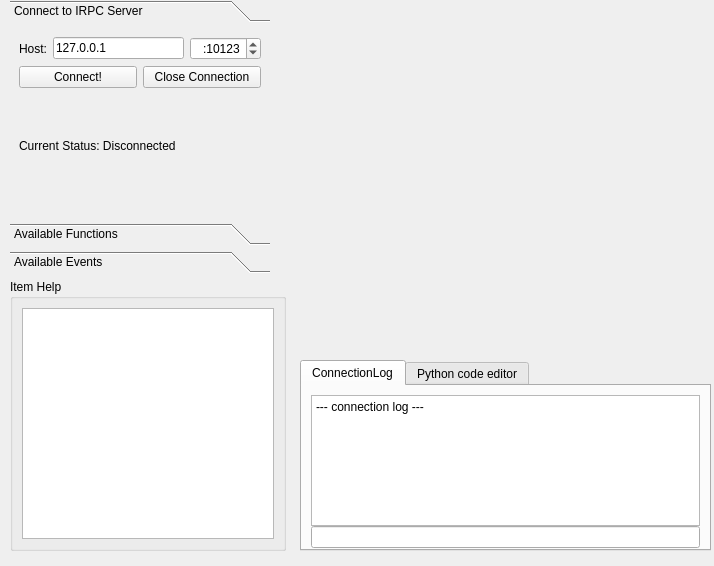
<?xml version="1.0" encoding="UTF-8"?>
<ui version="4.0">
 <class>navigator</class>
 <widget class="QWidget" name="navigator">
  <property name="geometry">
   <rect>
    <x>0</x>
    <y>0</y>
    <width>714</width>
    <height>566</height>
   </rect>
  </property>
  <property name="windowTitle">
   <string>Navigator</string>
  </property>
  <widget class="QTabWidget" name="tabWidget">
   <property name="geometry">
    <rect>
     <x>300</x>
     <y>360</y>
     <width>411</width>
     <height>191</height>
    </rect>
   </property>
   <property name="sizePolicy">
    <sizepolicy hsizetype="Expanding" vsizetype="Minimum">
     <horstretch>0</horstretch>
     <verstretch>0</verstretch>
    </sizepolicy>
   </property>
   <property name="maximumSize">
    <size>
     <width>16777215</width>
     <height>200</height>
    </size>
   </property>
   <property name="currentIndex">
    <number>0</number>
   </property>
   <widget class="QWidget" name="tab">
    <attribute name="title">
     <string>ConnectionLog</string>
    </attribute>
    <layout class="QVBoxLayout" name="verticalLayout_6">
     <property name="spacing">
      <number>0</number>
     </property>
     <property name="bottomMargin">
      <number>1</number>
     </property>
     <item>
      <widget class="QTextBrowser" name="textBrowser_2">
       <property name="html">
        <string>&lt;!DOCTYPE HTML PUBLIC &quot;-//W3C//DTD HTML 4.0//EN&quot; &quot;http://www.w3.org/TR/REC-html40/strict.dtd&quot;&gt;
&lt;html&gt;&lt;head&gt;&lt;meta name=&quot;qrichtext&quot; content=&quot;1&quot; /&gt;&lt;style type=&quot;text/css&quot;&gt;
p, li { white-space: pre-wrap; }
&lt;/style&gt;&lt;/head&gt;&lt;body style=&quot; font-family:'DejaVu Sans'; font-size:9pt; font-weight:400; font-style:normal;&quot;&gt;
&lt;p style=&quot; margin-top:0px; margin-bottom:0px; margin-left:0px; margin-right:0px; -qt-block-indent:0; text-indent:0px;&quot;&gt;--- connection log ---&lt;/p&gt;
&lt;p style=&quot;-qt-paragraph-type:empty; margin-top:0px; margin-bottom:0px; margin-left:0px; margin-right:0px; -qt-block-indent:0; text-indent:0px;&quot;&gt;&lt;/p&gt;&lt;/body&gt;&lt;/html&gt;</string>
       </property>
      </widget>
     </item>
     <item>
      <widget class="QLineEdit" name="lineEdit">
       <property name="text">
        <string notr="true"/>
       </property>
       <property name="frame">
        <bool>true</bool>
       </property>
      </widget>
     </item>
    </layout>
   </widget>
   <widget class="QWidget" name="tab_2">
    <attribute name="title">
     <string>Python code editor</string>
    </attribute>
    <layout class="QVBoxLayout" name="verticalLayout_7">
     <item>
      <widget class="QPlainTextEdit" name="plainTextEdit"/>
     </item>
    </layout>
   </widget>
  </widget>
  <widget class="QWidget" name="">
   <property name="geometry">
    <rect>
     <x>10</x>
     <y>0</y>
     <width>276</width>
     <height>551</height>
    </rect>
   </property>
   <layout class="QVBoxLayout" name="verticalLayout_5">
    <item>
     <widget class="QToolBox" name="toolBox">
      <property name="sizePolicy">
       <sizepolicy hsizetype="Minimum" vsizetype="Preferred">
        <horstretch>0</horstretch>
        <verstretch>0</verstretch>
       </sizepolicy>
      </property>
      <property name="maximumSize">
       <size>
        <width>260</width>
        <height>16777215</height>
       </size>
      </property>
      <widget class="QWidget" name="toolBoxPage1" native="true">
       <property name="enabled">
        <bool>true</bool>
       </property>
       <property name="accessibleName">
        <string>asd</string>
       </property>
       <property name="accessibleDescription">
        <string>asd</string>
       </property>
       <property name="autoFillBackground">
        <bool>false</bool>
       </property>
       <attribute name="label">
        <string>Connect to IRPC Server</string>
       </attribute>
       <layout class="QVBoxLayout" name="verticalLayout_2">
        <item>
         <layout class="QHBoxLayout" name="horizontalLayout_3">
          <item>
           <widget class="QLabel" name="label">
            <property name="text">
             <string>Host:</string>
            </property>
           </widget>
          </item>
          <item>
           <widget class="QLineEdit" name="txtHost">
            <property name="text">
             <string>127.0.0.1</string>
            </property>
           </widget>
          </item>
          <item>
           <widget class="QSpinBox" name="spnPort">
            <property name="alignment">
             <set>Qt::AlignRight|Qt::AlignTrailing|Qt::AlignVCenter</set>
            </property>
            <property name="prefix">
             <string>:</string>
            </property>
            <property name="minimum">
             <number>1</number>
            </property>
            <property name="maximum">
             <number>655535</number>
            </property>
            <property name="value">
             <number>10123</number>
            </property>
           </widget>
          </item>
         </layout>
        </item>
        <item>
         <layout class="QHBoxLayout" name="horizontalLayout_2">
          <item>
           <widget class="QPushButton" name="btnConnect">
            <property name="text">
             <string>Connect!</string>
            </property>
           </widget>
          </item>
          <item>
           <widget class="QPushButton" name="pushButton">
            <property name="text">
             <string>Close Connection</string>
            </property>
           </widget>
          </item>
         </layout>
        </item>
        <item>
         <widget class="QLabel" name="lblStatus">
          <property name="text">
           <string>Current Status: Disconnected</string>
          </property>
         </widget>
        </item>
        <item>
         <spacer name="verticalSpacer">
          <property name="orientation">
           <enum>Qt::Vertical</enum>
          </property>
          <property name="sizeType">
           <enum>QSizePolicy::Preferred</enum>
          </property>
          <property name="sizeHint" stdset="0">
           <size>
            <width>20</width>
            <height>10</height>
           </size>
          </property>
         </spacer>
        </item>
       </layout>
      </widget>
      <widget class="QWidget" name="toolBoxPage2" native="true">
       <attribute name="label">
        <string>Available Functions</string>
       </attribute>
       <layout class="QVBoxLayout" name="verticalLayout">
        <item>
         <widget class="QListWidget" name="listWidget">
          <property name="verticalScrollBarPolicy">
           <enum>Qt::ScrollBarAlwaysOn</enum>
          </property>
          <property name="alternatingRowColors">
           <bool>true</bool>
          </property>
          <item>
           <property name="text">
            <string>getFunctionList</string>
           </property>
          </item>
          <item>
           <property name="text">
            <string>getEventList</string>
           </property>
          </item>
         </widget>
        </item>
       </layout>
      </widget>
      <widget class="QWidget" name="page">
       <attribute name="label">
        <string>Available Events</string>
       </attribute>
       <layout class="QVBoxLayout" name="verticalLayout_3">
        <item>
         <widget class="QListWidget" name="listWidget_2">
          <property name="verticalScrollBarPolicy">
           <enum>Qt::ScrollBarAlwaysOn</enum>
          </property>
          <property name="alternatingRowColors">
           <bool>true</bool>
          </property>
         </widget>
        </item>
       </layout>
      </widget>
     </widget>
    </item>
    <item>
     <widget class="QGroupBox" name="groupBox">
      <property name="sizePolicy">
       <sizepolicy hsizetype="Preferred" vsizetype="Expanding">
        <horstretch>0</horstretch>
        <verstretch>0</verstretch>
       </sizepolicy>
      </property>
      <property name="title">
       <string>Item Help</string>
      </property>
      <layout class="QVBoxLayout" name="verticalLayout_4">
       <item>
        <widget class="QTextBrowser" name="textBrowser"/>
       </item>
      </layout>
     </widget>
    </item>
   </layout>
  </widget>
 </widget>
 <resources/>
 <connections/>
</ui>
